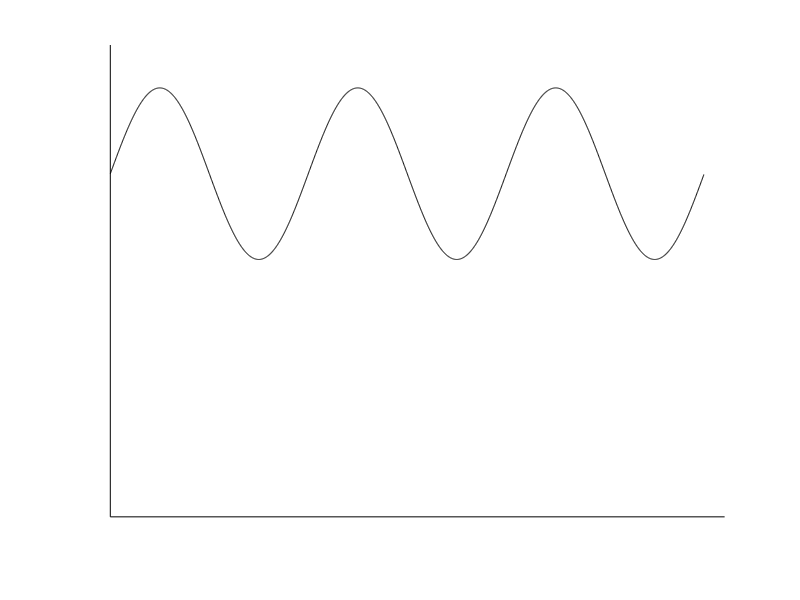
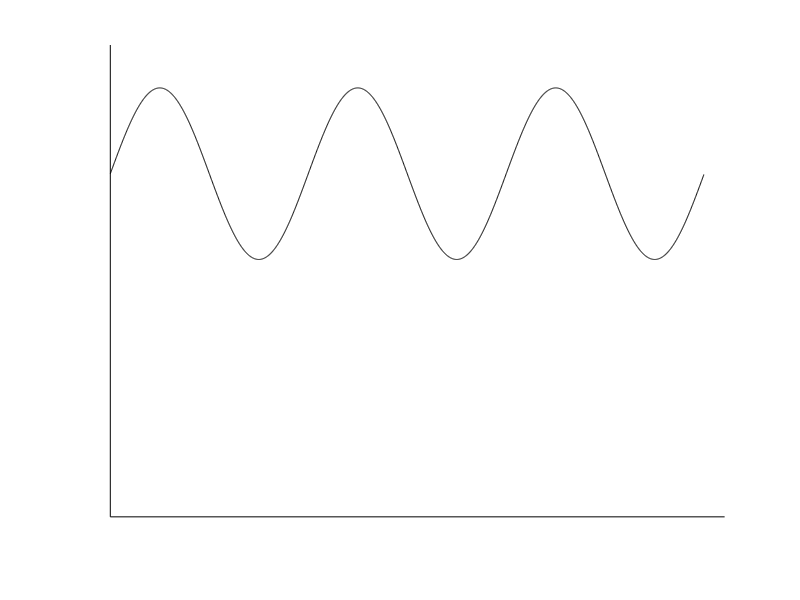

Reproduce these figures in MATLAB, in order.
#zenerSupplyInputVoltage

clf;
hold on
v=@(t) 4+sin(t);
t=0:0.01:6*pi;
plot(t,v(t),"color","black")
plot([0,0],[0,5.5],"color","black")
plot([0,6.5*pi],[0,0],"color","black")

axis([-0.2,6.2*pi,-0.2,5.5])

grid off
axis off

print -demf zenerSupplyInputVoltage.emf
print -deps zenerSupplyInputVoltage.eps
